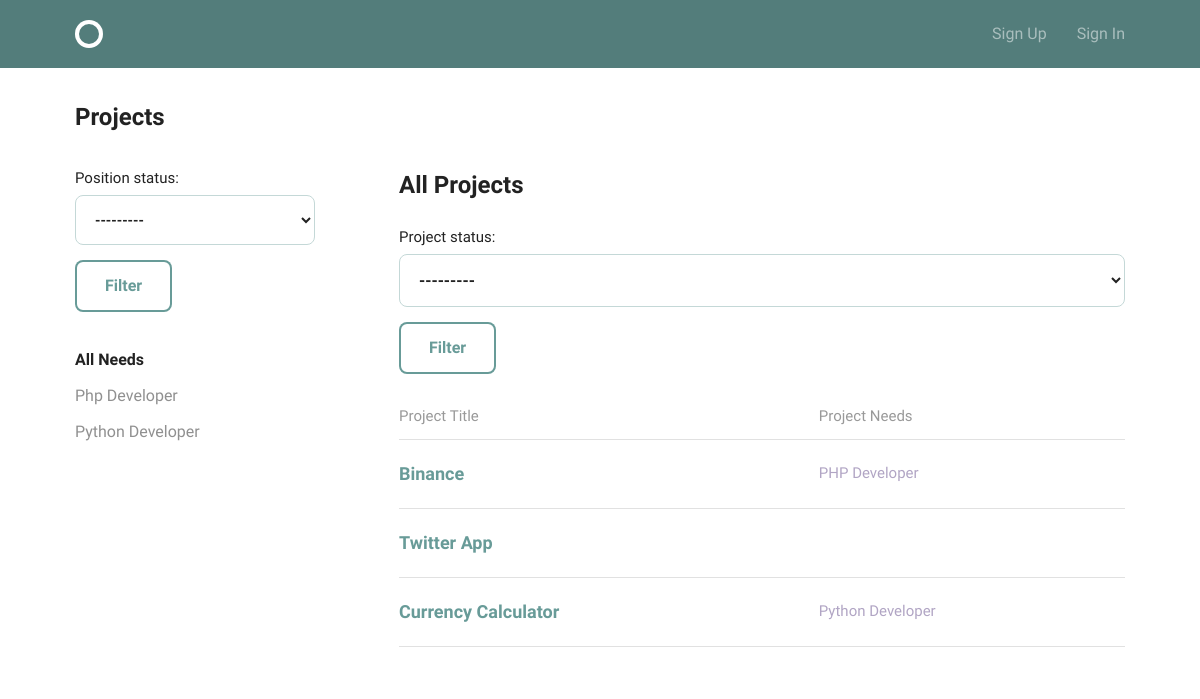
The page / on the database its author committed.
### projects/models.py (models this page shows, shortened)
class Position(models.Model):
    project = models.ForeignKey('Project', on_delete=models.CASCADE)
    title = models.CharField(max_length=255, blank=True, default='')
    description = MarkdownxField(default='')
    main_skills = models.ManyToManyField('accounts.MainSkill',
                                         related_name='positions_main')
    other_skills = models.ManyToManyField('accounts.OtherSkill',
                                          related_name='positions_other')
    position_status = models.CharField(max_length=255,
                                       choices=POSITION_STATUS,
                                       blank=True)
    slug = models.SlugField(editable=False, blank=True)
    timeline = models.CharField(max_length=60, blank=True)
    created_at = models.DateTimeField(auto_now_add=True)
    class Meta:
        ordering = ['-created_at']

class Project(models.Model):
    owner = models.ForeignKey(settings.AUTH_USER_MODEL,
                              on_delete=models.CASCADE,
                              related_name='projects')
    title = models.CharField(max_length=255, unique=True)
    description = MarkdownxField(max_length=2500, default='')
    project_timeline = MarkdownxField(max_length=500, default='')
    applicant_requirements = MarkdownxField(max_length=500, default='')
    project_status = models.CharField(max_length=255,
                                      choices=PROJECT_STATUS,
                                      blank=True)
    slug = models.SlugField(allow_unicode=True, unique=True)
    created_at = models.DateTimeField(auto_now_add=True)
    class Meta:
        ordering = ['-created_at']

### projects/views.py (the view)
# urls.py: path('', views.ProjectAll.as_view(), name='projects_all'),
class ProjectAll(ListView):
    model = Project
    template_name = 'projects/index.html'
    context_object_name = 'projects'
    def get_queryset(self):
        queryset = super(ProjectAll, self).get_queryset()
        queryset = queryset.filter(
            project_status='OPEN',
            position__main_skills__in=User.objects.filter(id=self.request.user.id).values('main_skills__id'),
        ).prefetch_related(
            'position_set'
        ).distinct()
        return queryset
    def get_context_data(self, **kwargs):
        context = super(ProjectAll, self).get_context_data()
        context['search_form'] = SearchForm()
        context['position_filter'] = PositionStatusFilter(self.request.GET, queryset=Position.objects.all())
        context['projects_filter'] = ProjectsFilter(self.request.GET, queryset=Project.objects.all())
        return context

### projects/forms.py
class SearchForm(forms.Form):
    q = forms.CharField(
        max_length=255,
        widget=forms.TextInput(
            attrs={
                'placeholder': 'Search Projects...',
            },
        ))

### projects/templates/projects/index.html (shortened to what this page needs)
{% extends 'base.html' %}
{% load static %}
  {% block body_content %}
  <div class="bounds circle--page">
    <div class="circle--page--header circle--fluid">
      <div class="circle--fluid--cell circle--fluid--primary">
        <h2>Projects</h2>
      </div>
      <div class="circle--fluid--cell circle--fluid--secondary">
      </div>
    </div>
    <div class="grid-25">
      <div class="circle--filter circle--secondary--module">
        {% if position_filter %}
       <form method="GET" class="form-label-group-2">
         <div class="form-label-group-2">
           {{ position_filter.form }}
         </div>
         <button type="submit" class="btn btn-primary mb-2">Filter</button>
       </form>
        {% endif %}
        <ul class="circle--filter--list">
          <li><a class="selected">All Needs</a></li>
          {% for position in position_filter.qs %}
          <li><a href="{% url 'projects:project_detail' slug=position.project.slug %}">{{ position.title|title }}</a></li>
          {% endfor %}
        </ul>
      </div>
    </div>
    <div class="grid-70 grid-push-5">
      <h2>All Projects</h2>
      {% if projects_filter %}
       <form method="GET" class="form-label-group-2">
         <div class="form-label-group-2">
           {{ projects_filter.form }}
         </div>
         <button type="submit" class="btn btn-primary mb-2">Filter</button>
       </form>
        {% endif %}
      <table class="u-full-width circle--table">
        <thead>
          <tr>
            <th>Project Title</th>
            <th class="circle--cell--right">Project Needs</th>
          </tr>
        </thead>
        <tbody>
        {% for project in projects_filter.qs %}
          <tr class="clickable-row" data-href="{% url 'projects:project_detail' slug=project.slug %}">
            <td>
              <h3>{{ project.title|title }}</h3>
            </td>
            <td class="circle--cell--right">
            {% for position in project.position_set.all %}
              <span class="secondary-label">{{ position.title }}</span>
              {% endfor %}
            </td>
          </tr>
          {% endfor %}
        </tbody>
      </table>
    </div>
  </div>
  {% endblock body_content %}

### rows shown on the page
Position: title "Php Developer", title "PHP Developer"
Position: title "Python Developer"
Project: title "Binance"
Project: title "Twitter App"
Project: title "Currency Calculator"
